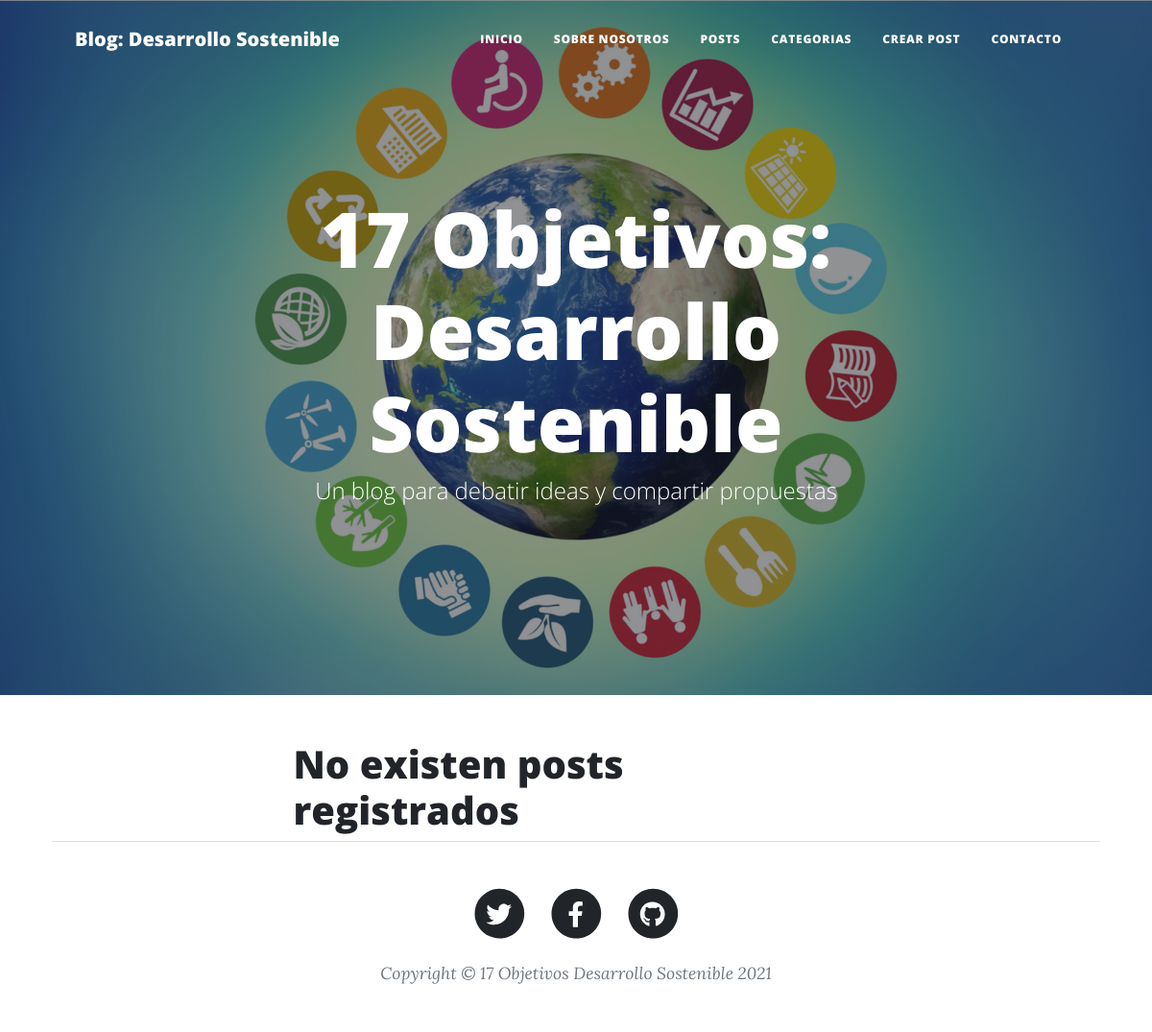
/, run on an earlier commit of the app's database.
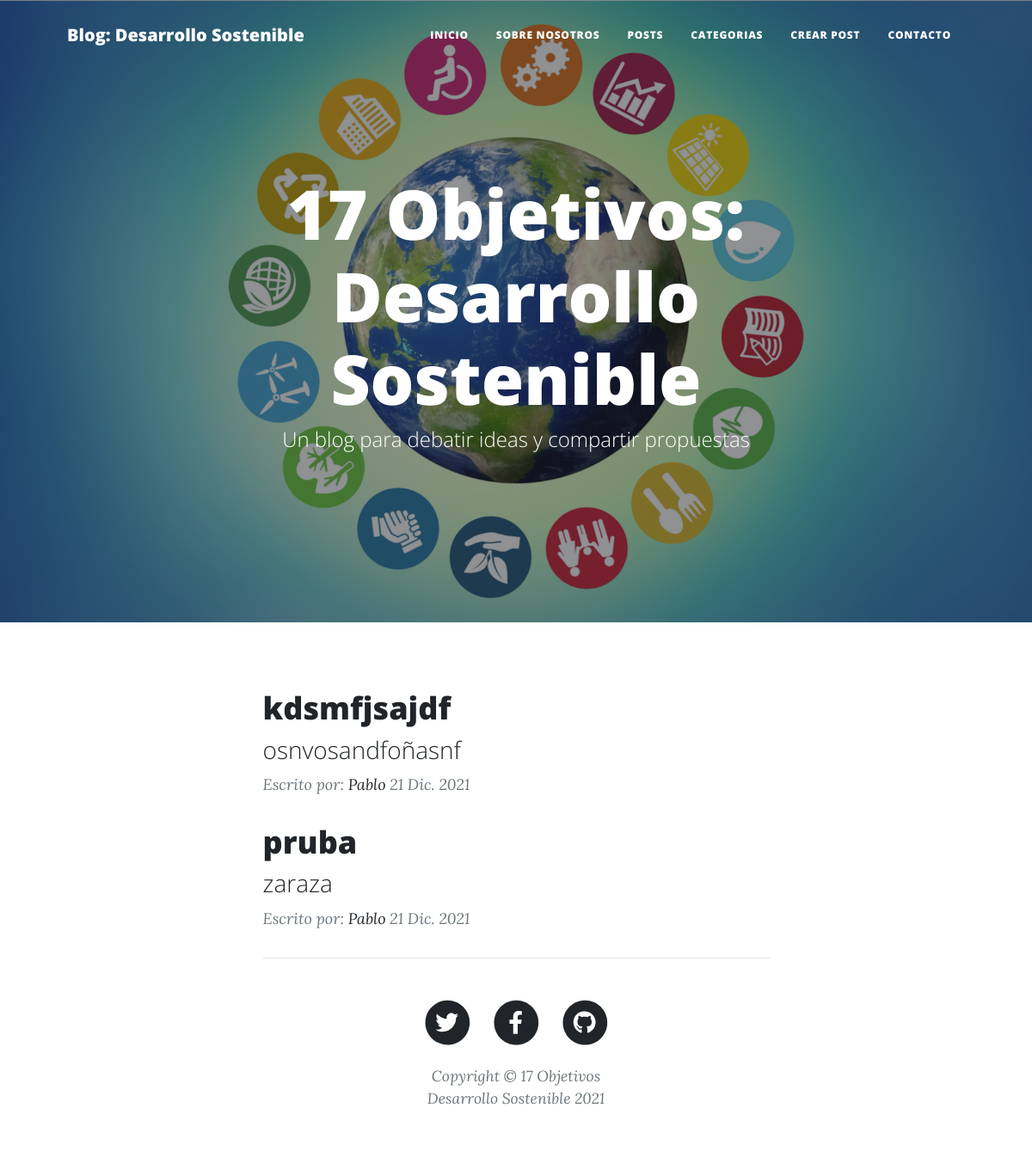
And on a later commit of the database.
### appblog/models.py (models this page shows, shortened)
class ModeloBase(models.Model):
    id=models.AutoField(primary_key=True)
    estado=models.BooleanField('Estado', default=True)
    fecha_creacion=models.DateTimeField ('Fecha creación', auto_now=False, auto_now_add= True)
    fecha_modificacion=models.DateTimeField ('Fecha de modificación', auto_now= True, auto_now_add= False)
    fecha_eliminacion=models.DateTimeField ('Fecha de eliminación', auto_now=True, auto_now_add= False)
    class Meta:
        abstract = True

class Post(ModeloBase):
    titulo=models.CharField ('Título del post', max_length=200, unique=True)
    slug=models.CharField ('Slug', max_length=150, unique=True)
    descripcion=models.TextField ('Descripción')
    autor=models.ForeignKey (Autor, on_delete=models.CASCADE)
    categoria=models.ForeignKey(Categoria, on_delete=models.CASCADE)
    contenido=RichTextField()
    imagen_referencial=models.ImageField ('Imagen referencial', null=True, blank=True, upload_to='imagenes/', max_length=255)
    publicado=models.BooleanField ('Publicado / no publicado', default=False)
    fecha_publicacion=models.DateField ('Fecha de publicación')
    class Meta:
        verbose_name = 'Post'
        verbose_name_plural = 'Posts'

class Autor(ModeloBase):
    nombre=models.CharField('Nombres', max_length=250)
    apellido=models.CharField('Apellido', max_length=250)
    email=models.CharField('Correo electrónico', max_length=250)
    descripcion=models.TextField('Descripción')
    web=models.URLField ('Web', null=True, blank=True)
    facebook=models.URLField ('Facebook', null=True, blank=True)
    twitter=models.URLField ('Twitter', null=True, blank=True)
    instagram=models.URLField ('Instagram', null=True, blank=True)
    def __str__(self):
        return self.nombre

### appblog/views.py (the view)
# urls.py: path('', Inicio.as_view(), name= 'index'),
class Inicio (ListView):
    def get(self, request, *args, **kwargs):
        posts=Post.objects.filter (publicado=True)
        contex={
            'posts': posts
        }
        return render (request, "index.html", contex)

### templates/index.html (shortened to what the changed rows need)
{% load static %}
<!DOCTYPE html>
<html lang="es">
    <head>
        <link href="{% static 'css/styles.css' %}" rel="stylesheet" />
    </head>
    <body>
        <header class="masthead" id= "bg" style="background-image: url({% block imagen %} {% static "assets/img/objetivos-de-desarrollo-sostenible.jpg"%} {% endblock imagen %})">
            <div class="container position-relative px-4 px-lg-5">
                <div class="row gx-4 gx-lg-5 justify-content-center">
                    <div class="col-md-10 col-lg-8 col-xl-7">
                        <div class="site-heading">
                            <h1>{% block titulo_principal %}17 Objetivos: Desarrollo Sostenible</h1> {% endblock titulo_principal%}
                        </div>
                    </div>
                </div>
            </div>
        </header>
        {% block contenido %}
        <div class="container px-4 px-lg-5">
            <div class="row gx-4 gx-lg-5 justify-content-center">
                <div class="col-md-10 col-lg-8 col-xl-7">
                    {% if posts %}
                    {% for post in posts %}
                    <div class="post-preview">
                        <a href="{% url 'blog:post' %}">
                            <h2 class="post-title"> {{ post.titulo }} </h2>
                            <h3 class="post-subtitle"> {{ post.descripcion }} </h3>
                        </a>
                        <p class="post-meta">
                            Escrito por:
                            <a href="#!"> {{ post.autor }} </a>
                            {{ post.fecha_publicacion}}
                        </p>
                        {% endfor %}
                        {% else %}
                        <h1> No existen posts registrados </h1>
                        {% endif %}
                    </div> {% endblock contenido%}
        <footer class="border-top">
            <div class="container px-4 px-lg-5">
            </div>
        </footer>
    </body>
</html>

What changed in the data, as far as the page shows it:
added Post: titulo "kdsmfjsajdf", descripcion "osnvosandfoñasnf", autor "Pablo", fecha_publicacion "21 Dic. 2021"
added Post: titulo "pruba", descripcion "zaraza", autor "Pablo", fecha_publicacion "21 Dic. 2021"
Also different on the page:
text no longer shown: "No existen posts registrados"
